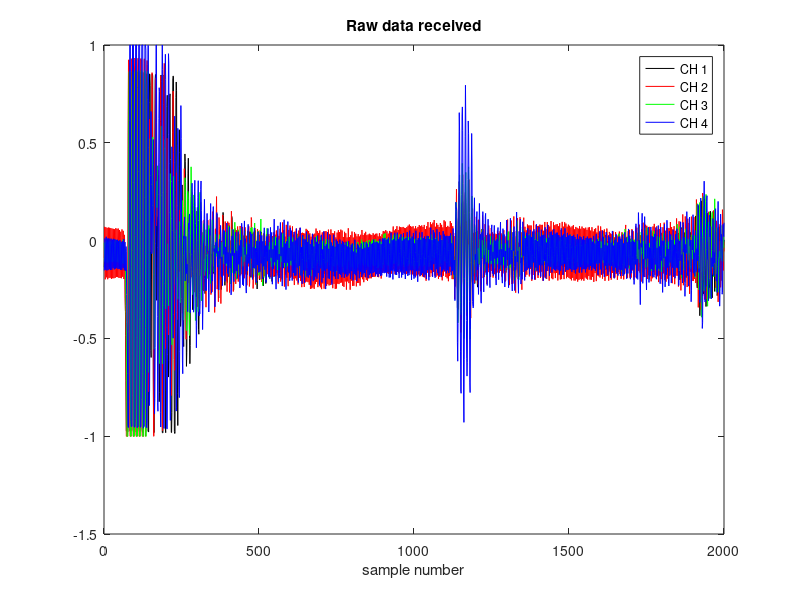

MATLAB code for this plot: (Note: this script raises an error after producing the figure.)
function cpx3_sonar_v4
% by george york
% sends 10KHz pulses, received by 4 channel array, does sonar processing, and plots
% in polar format
% Also can work on canned test data


% Default Parameters
format LONG        % increases the percision of numbers printed on the command line
continuous = 0.0;  % 0 means only do one image; >0 means continuously create sonar images
live = 0.0;        % 0 means artficial data; >0 means live data from A/D board
show_images = 1.0; % 0 means do not show intermediate stages images; 1 means show all images
persist = 0.75;     % ranges from 0.0 for no persistence to 1.0 for maximum persistence

c = 1136;           %speed of sound in air in ft/sec
SampleRate = 100000;
frequency = 10000;  % of pulse
samples_per_cycle = SampleRate / frequency;
N = 2000;           % number of samples taken per sensor; range = about 10 feet
FrameSize = N;
upsample = 2;       % later upsampling by 2
num_elements = 4;   % number of elements in array
cycles = 6;         % number of cycles in transmitted pulse
Fs_out = 44100;     % sample frequency of the output DAC
max_range = 100;    % range of the output display in # of pixels
min_range = 2;      % range blanked on the output display in # of pixels
pulse_length = cycles*samples_per_cycle; % pulse length in number of samples
top    = 0.9;     % top threshold for contrast enhancement (window/level) (must be between 0 and 1) 
bottom = 0.6;     % bottom thrseshold for contrast enhancement (window/level) (must be between 0 and 1)
colormap(gray);   % grayscale images, not color

% CREATE DATA ARRAYS NEEDED FOR FUNCTIONS
% NumBeams = 21; 
NumBeams = (samples_per_cycle*upsample) + 1;  %should be 21 for default case


data2 = zeros(N*upsample,num_elements);
beams = zeros(NumBeams, N*upsample);
demod_I = zeros(NumBeams, N*upsample+10);
demod_Q = zeros(NumBeams, N*upsample+10);
Mag_image = zeros(N*upsample, NumBeams);
persist_image = zeros(max_range,(2*max_range + 1));
SF = zeros(4,1);

% PRECOMPUTE LOOK-UP TABLES TO SPEED UP FUNCTIONS
% -- add your look-up tables here.  They don't cost you any time here


%%create time-gain array for attenuation%%


sampleIndex = 200:1:2000;
sonarDistance = (sampleIndex/SampleRate) * c;
timeGainValue = sonarDistance.^2






%blackman filter coefficients
% For LPF using blackman rectangular filter
WindowLength = 2*samples_per_cycle*upsample; % 2 cycles
a=1:WindowLength;
blackman(a) = 0.42 - 0.5*cos(2*pi*(a-1)/(WindowLength-1)) + 0.08*cos(4*pi*(a-1)/(WindowLength-1));
filter_coef = blackman;

% initialize A/D board, if necessary
if live > 0
    c6x_daq('Init', 'ths1206.out');     % use TI THS1206 EVM
    c6x_daq('FrameSize', N);
    c6x_daq('QueueSize', 2*N);
    SampleRate = c6x_daq('SampleRate', SampleRate);
    numChannels = c6x_daq('NumChannels', 4);
    c6x_daq('TriggerMode', 'Auto');
    c6x_daq('TriggerSlope', '+');
    c6x_daq('TriggerValue', 0.1);
    c6x_daq('TriggerChannel', 0);
    c6x_daq('GetSettings');
    c6x_daq('Version');
end

if live > 0
    % send out test pulse to warm up speaker
    pulse = create_pulse(cycles, frequency, Fs_out);
    sound(pulse,Fs_out);
    pause(1);
end


iii = 1;
game_on = 1;
while game_on > 0
    
    % STAGE 0: TRANSMIT PULSE
    time1 = tic;
    
    if live > 0
        %create pulse to transmit
        pulse = create_pulse(cycles, frequency, Fs_out);
        %send sound out PC speaker port 
        sound(pulse,Fs_out);
        %receive data
        data = c6x_daq('GetFrame');
        time2 = toc(time1);
        if (show_images == 1.0)  % plot pulse
            figure(1);
            plot(pulse);
            title('Transmitted Pulse');
            xlabel('sample number');
            % add labels
        end
    else
        % use canned data
        if continuous == 0
           dataz = load('test_data');
           data = dataz.data;
        else
           dataz = load('test_data3');
           data(1:N,1:num_elements) = dataz.data_frames(1:N,1:num_elements,iii);
        end
        time2 = toc(time1);
    end
    Stage0_transmit_time = time2
    total_time = Stage0_transmit_time;
    total_time = 0;  % don't include transmit pulse since using canned data
    
    % plot received data
    if (show_images == 1.0)
        figure(2);
        P1=plot(data(:,1),'k');
        hold on
        P2=plot(data(:,2),'r');
        P3=plot(data(:,3),'g');
        P4=plot(data(:,4),'b');
        hold off
        legend('CH 1', 'CH 2', 'CH 3', 'CH 4');
        title('Raw data received');
        xlabel('sample number');
    end
    
    % STAGE 1a: Calibrate Start, remove transimitted "bang" and find start of data
    %          - move data up to start of bang
    %          - blank out transmitted pulse (could impact calibration)
    time1 = tic;
 
    [data, data_start, data_end] = cal_start(data, N, pulse_length); 
    
    time2 = toc(time1);
    Stage1a_cal_start_time = time2 
    total_time = total_time + Stage1a_cal_start_time;
    
    % plot modified data
    if (show_images == 1.0)
        figure(3);
        P1=plot(data(:,1),'k');
        hold on
        P2=plot(data(:,2),'r');
        P3=plot(data(:,3),'g');
        P4=plot(data(:,4),'b');
        hold off
        legend('CH 1', 'CH 2', 'CH 3', 'CH 4');
        title('data after blanking and shifting');
        xlabel('sample number');
    end
    
    % STAGE 1b: Self Calibrate Arrays
    %          - remove DC bias
    %          - normalize energy across arrays
    time1 = tic;
 
    [data] = cal_array(data, data_start, data_end); 
    
    time2 = toc(time1);
    Stage1b_cal_array_time = time2
    total_time = total_time + Stage1b_cal_array_time;

    % plot modified data
    if (show_images == 1.0)
        figure(4);
        P1=plot(data(:,1),'k');
        hold on
        P2=plot(data(:,2),'r');
        P3=plot(data(:,3),'g');
        P4=plot(data(:,4),'b');
        hold off
        legend('CH 1', 'CH 2', 'CH 3', 'CH 4');
        title('data after auto-calibate (remove DC and auto-scale)');
        xlabel('sample number');
    end
   
    
  % STAGE 2: Time Gain Compensation
  %  adjust for annenuation of signal over distance
    time1 = tic;
 
    [data] = time_gain_compensation(data, timeGainValue); 
    
    time2 = toc(time1);
    Stage2_TGC_time = time2
    total_time = total_time + Stage2_TGC_time;
    
    % plot modified data
    if (show_images == 1.0)
        figure(5);
        P1=plot(data(:,1),'k');
        hold on
        P2=plot(data(:,2),'r');
        P3=plot(data(:,3),'g');
        P4=plot(data(:,4),'b');
        hold off
        legend('CH 1', 'CH 2', 'CH 3', 'CH 4');
        title('data after time gain compensation');
        xlabel('sample number');
    end

   % STAGE 3: Noise Removal LPF
   %    This is a good place to add a noise removal LPF,
   %    especially to band limit the signal before upsampling
 
   % First plot spectrum of original data
   % (use simple FFT, rect window)
   % only plot channel 1
    if (show_images == 1.0)
        figure(6);
        a = 1:N;
        x = a*(SampleRate/N);
        plot(x, abs(fft(data(:,1))));
        title('channel 1 spectrum (not shifted) before noise smoothing');
        xlabel('frequency (Hz)');
    end
   
    time1 = tic;
 
    [data] = noise_remove_LPF(data); 

    time2 = toc(time1);
    Stage3_noiseLPF_time = time2
    total_time = total_time + Stage3_noiseLPF_time;
    
    % plot modified data
    if (show_images == 1.0)
        figure(7);
        P1=plot(data(:,1),'k');
        hold on
        P2=plot(data(:,2),'r');
        P3=plot(data(:,3),'g');
        P4=plot(data(:,4),'b');
        hold off
        legend('CH 1', 'CH 2', 'CH 3', 'CH 4');
        title('data after noise smoothing');
        xlabel('sample number');
    end
   % Plot spectrum of data after LPF
   % (use simple FFT, rect window)
   % only plot channel 1
    if (show_images == 1.0)
        figure(8);
        a = 1:N;
        x = a*(SampleRate/N);
        plot(x, abs(fft(data(:,1))));
        title('channel 1 spectrum (not shifted) after noise smoothing');
        xlabel('frequency (Hz)');
    end
   
    

   % STAGE 4: Upsampling
   %    Upsampling is done to increase the number of beams after
   %    beamforming (assuming simple delay-add beamforming)
   %    Assuming signal is bandlimited (by stage 5), upsampling
   %    can be done my (1) padding with zeroes between samples
   %    (2) then low pass filter the signal "images" created
   %
   %    Note: Dr York's routine is fixed for upsamping by "2".
   %    Call routine multiple times to upsample by 4, 8, 16, etc.
    time1 = tic;
 
    [data2] = upsampling(data, upsample); 

    time2 = toc(time1);
    Stage4_upsample_time = time2
    total_time = total_time + Stage4_upsample_time;
    
    % plot modified data
    if (show_images == 1.0)
        figure(9);
        P1=plot(data2(:,1),'k');
        hold on
        P2=plot(data2(:,2),'r');
        P3=plot(data2(:,3),'g');
        P4=plot(data2(:,4),'b');
        hold off
        legend('CH 1', 'CH 2', 'CH 3', 'CH 4');
        title('data after upsample');
        xlabel('sample number');
    end
   % Plot spectrum of data after upsample
   % (use simple FFT, rect window)
   % only plot channel 1
    if (show_images == 1.0)
        figure(10);
        a = 1:((N*upsample));
        x = a*(SampleRate/N);
        plot(x, abs(fft(data2(:,1))));
        title('channel 1 spectrum (not shifted) after upsample');
        xlabel('frequency (Hz)');
    end
   
   
    % STAGE 5:  Beamforming
    % Convert the data from the 4 channels into 21 "beams" using simple
    % delay-sum beamforming
    time1 = tic;
 
    [beams] = beamform(data2, NumBeams, FrameSize*upsample, num_elements);

    time2 = toc(time1);
    Stage5_beamform_time = time2
    total_time = total_time + Stage5_beamform_time;
    
    % plot modified data
    if (show_images == 1.0)
        figure(11);
        P1=plot(beams(11,:),'k');
        hold on
        P2=plot(beams(15,:),'r');
        hold off
        legend('broadside', 'off angle');
        title('Beams k=0 (broadside) and k=4 (off angle)');
        xlabel('sample number');
    end
   % Plot spectrum of broadside beam 
   % (use simple FFT, rect window)
   % only plot channel 1
    if (show_images == 1.0)
        figure(12);

        % a = 1:3984;
        a = 1:(FrameSize*upsample);
        %a = 1:beamlength;
        x = a*(SampleRate/N);
        %length(x)
        %length(abs(fft(beams(11,:))))
        plot(x, abs(fft(beams(11,:))));
        title('Spectrum of Broadside Beam');
        xlabel('frequency (Hz)');
    end
   
    % Plot image of beamformed data
    if (show_images == 1.0)
       figure(13);
       colormap(gray);
       imagesc(transpose(beams));
       title('Image of Beamformed Data');
       xlabel('Beams (each corresponds to a different angle)');
       ylabel('Distance (really sample number)');
   end
    
    
    
   % STAGE 6: Demodulate (get signal envelope or echo image)
   % This is done in 3 substages.  We use a quadrature detector (I + jQ)
   % because we cannot guarrentee to be in phase with the pulse.
   % STAGE 6a: Quad Demod Mixing
   % Demodulate the echo image by finding the envelope of the carrier pulse
   % First, multiply by the carrier (cos + jsin)
   % This moves the echo signal to DC and makes another copy at twice the
   % carrier frequency.
   % STAGE 6b: Quad Demod LPF
   %  LPF to remove harmonic at twice f, keeping DC component
   %  Convolves data with Filter_coef of length WindowLength
   % STAGE 6c: Find magnitude (echo image) from imaginary
   %           Find magnitude of I + jQ
   
   time1 = tic;

   [demod_I, demod_Q] = quad_demod_mix(beams, NumBeams, FrameSize*upsample, frequency, SampleRate*upsample );
   [demod_I_LPF, demod_Q_LPF] = quad_demod_LPF(demod_I, demod_Q, NumBeams, FrameSize*upsample, WindowLength, filter_coef);
   [Mag_image] = magnitude(demod_I_LPF, demod_Q_LPF, NumBeams, FrameSize*upsample);

   time2 = toc(time1);
   Stage6_demod_time = time2
   total_time = total_time + Stage6_demod_time;
   
    % plot modified data
    if (show_images == 1.0)
        figure(14);
        P1=plot(demod_I(11,:),'k');
        hold on
        P2=plot(demod_I(15,:),'r');
        hold off
        legend('broadside', 'off angle');
        title('After Mixing with cosine: component of Beams k=0 (broadside) and k=4 (off angle)');
        xlabel('sample number');
    end
   % Plot spectrum of broadside beam 
   % (use simple FFT, rect window)
   % only plot channel 1
    if (show_images == 1.0)
        figure(15);

        % a = 1:3984;
        a = 1:(FrameSize*upsample);
        %a = 1:beamlength;
        x = a*(SampleRate/N);
        %length(x)
        %length(abs(fft(beams(11,:))))
        plot(x, abs(fft(demod_I(11,:))));
        title('Spectrum of Broadside component of Beam after Mixing: ');
        xlabel('frequency (Hz)');
    end
   
    % Plot image of beamformed data
    if (show_images == 1.0)
       figure(16);
       colormap(gray);
       imagesc(transpose(demod_I));
       title('Image of component of Beamformed Data After Mixing: ');
       xlabel('Beams (each corresponds to a different angle)');
       ylabel('Distance (really sample number)');
   end
       % plot modified data

    if (show_images == 1.0)
        figure(17);
        P1=plot(demod_I_LPF(11,:),'k');
        hold on
        P2=plot(demod_I_LPF(15,:),'r');
        hold off
        legend('broadside', 'off angle');
        title('After Quad MLPF: I component of Beams k=0 (broadside) and k=4 (off angle)');
        xlabel('sample number');
    end
   % Plot spectrum of broadside beam 
   % (use simple FFT, rect window)
   % only plot channel 1
    if (show_images == 1.0)
        figure(18);

        % a = 1:3984;
        a = 1:(FrameSize*upsample);
        %a = 1:beamlength;
        x = a*(SampleRate/N);
        %length(x)
        %length(abs(fft(beams(11,:))))
        plot(x, abs(fft(demod_I_LPF(11,:))));
        title('Spectrum of Broadside I component of Beam after Quad LPF: ');
        xlabel('frequency (Hz)');
    end
   
    % Plot image of beamformed data
    if (show_images == 1.0)
       figure(19);
       colormap(gray);
       imagesc(transpose(demod_I_LPF));
       title('Image of I component of Beamformed Data After Quad LPF: ');
       xlabel('Beams (each corresponds to a different angle)');
       ylabel('Distance (really sample number)');
   end
   
    if (show_images == 1.0)
        figure(20);
        P1=plot(Mag_image(11,:),'k');
        hold on
        P2=plot(Mag_image(15,:),'r');
        hold off
        legend('broadside', 'off angle');
        title('After demodulation: Beams k=0 (broadside) and k=4 (off angle)');
        xlabel('sample number');
    end
   % Plot spectrum of broadside beam 
   % (use simple FFT, rect window)
   % only plot channel 1
    if (show_images == 1.0)
        figure(21);

        % a = 1:3984;
        a = 1:(FrameSize*upsample);
        %a = 1:beamlength;
        x = a*(SampleRate/N);
        %length(x)
        %length(abs(fft(beams(11,:))))
        plot(x, abs(fft(Mag_image(11,:))));
        title('Spectrum of Broadside Beam after Demodulation: ');
        xlabel('frequency (Hz)');
    end
   
    % Plot image of beamformed data
    if (show_images == 1.0)
       figure(22);
       colormap(gray);
       imagesc(transpose(Mag_image));
       title('Echo Image After Demodulation: ');
       xlabel('Beams (each corresponds to a different angle)');
       ylabel('Distance (really sample number)');
   end
   

   % fprintf('add proper downsampling?');
   
   % STAGE 7: Scan Conversion 
   %   Properly plot the "beams" in their actual spatial geometry
   %   Requires a polar conversion (beam data is stored in a rectangular
   %   array, but must be plotted polar).  Also requires interpolating
   %   pixels that lie in between beam lines.
   %
   %   This can be greatly speeded up by precomputing lookup tables
   
   % scale pixel magnitude to match my scan conversion thresholds
   the_max = max(max(Mag_image));
   Mag_image = Mag_image ./ the_max;
   Mag_image = Mag_image .* 36;
   
   time1 = tic;
   
   [sc_image] = scan_conversion(Mag_image, NumBeams, FrameSize*upsample, min_range, max_range);

   time2 = toc(time1);
   Stage7_scan_conversion_time = time2   
   total_time = total_time + Stage7_scan_conversion_time;
  
    % Plot scan converted echo image
    if (show_images == 1.0)
       figure(23);
       axis equal
       colormap(gray);
       imagesc(sc_image);
       title('Scan Converted Echo Image');
       xlabel('Distance Along Array');
       ylabel('Distance From Array');
   end
   
   fprintf('need to plot real distances');
   
   % STAGE 8: Image Enhancement
   %    such as speckle reduction or edge enhancement?
   
   
   
   % STAGE 9: Constrast/Brightness 
   %   This function warp's the dynamic range of the image intensity
   %   to emphasis features of interest.  There are many ways to do this
   %   such as:
   %          - logrithmic compression:  I = exp(I)
   %          - "window/level" (known as imadjust in matlab)
   %          - histeq (in matlab)

   % first look at histogram of image before contrast enhancement
   if (show_images == 1.0)
       figure(24);
       % turn image into 1-D vector
       image_vector = sc_image(1,:);
       for y=2:max_range
           image_vector = [image_vector sc_image(y,:)];
       end
       hist(image_vector,256);   
       title('Histogram of Echo Image before contrast enhanced');
       xlabel('Grey levels in image');
       ylabel('# of times each level occurred');
   end

   time1 = tic;
   
   % do "window-level"
   [sc_image] = contrast(sc_image, 2*max_range + 1, max_range, bottom, top);

   time2 = toc(time1);
   Stage9_contrast_time = time2 
   total_time = total_time + Stage9_contrast_time;
   
   %  look at histogram of image after contrast enhancement
   if (show_images == 1.0)
       figure(25);
       % turn image into 1-D vector
       image_vector = sc_image(1,:);
       for y=2:max_range
           image_vector = [image_vector sc_image(y,:)];
       end
       hist(image_vector,256);   
       title('Histogram of Echo Image after contrast enhanced');
       xlabel('Grey levels in image');
       ylabel('# of times each level occurred');
   end   

   % Plot scan converted echo image
   if (show_images == 1.0)
       figure(26);
       axis equal
       colormap(gray);
       imagesc(sc_image);
       title('Echo Image after contrast enhancement');
       xlabel('Distance Along Array');
       ylabel('Distance From Array');
   end
 
    
   % STAGE 10: Persistence (IIR Filter)
   %    A low pass filter over time can be done known as Persistence.
   %    Persistence is averaging the previous output image with the newly
   %    calculated image.  By changing the weight of the old vs new you
   %    can change the amount of persistence (or how long it takes old
   %    stuff to fade in the image over time).  This filter is great for
   %    remove speckle noise for slowly moving (or none moving) targets.
   %    However, it causes blurring of fast moving targets.
   
   if (persist == 0)
       
       figure(27);
       axis equal
       colormap(gray);
       imagesc(sc_image);
       title('Final Echo Image');
       xlabel('Distance Along Array');
       ylabel('Distance From Array');
       drawnow
   else
       % alternative data for persistence
       %sc_image = rand(max_range, 2*max_range + 1);
       %sc_image(25:30,47:53) = 0.5 * ones(6,7);
       
       time1 = tic;
       
       %persistence filter
       [persist_image] = persistence(sc_image, persist_image, 2*max_range + 1, max_range, persist);
       
       time2 = toc(time1);
       Stage10_persist_time = time2 
       total_time = total_time + Stage10_persist_time;
      
       figure(27);
       axis equal
       colormap(gray);
       imagesc(persist_image);
       title('Final Echo Image after persistence');
       xlabel('Distance Along Array');
       ylabel('Distance From Array');
       drawnow
   	% drawnow
    
   end
   
   % STAGE 11: Tracking and/or Velocity Estimation
   %    
   %    Various methods?
   %    - Sliding FFT (maybe FFT over 8 frames)for doppler
   %           doppler frequency shift porportional to velocity.
   %           are 8 frequency bins enough to detect velocity?
   %    - Correlation: with expected returned pulse shape
   %            see Matlab's xcorr (1-D) or xcorr2 (2-D)
   %         1-D options
   %         -- along beams before demodulation (pulse is 6 cycles of
   %         sinusiod)
   %         -- along beams after demodulation (pulse is a "rect" of length
   %         of 6 cycles of the sinusiod)
   %         2-D options
   %         -- image after scan conversion (need to estimate "blob" size)
   %    - Other image processing type tracking algorithm?
   %
   %    How to display?  most useful is to plot a color graphic (like a dot
   %    or cross-hairs) on sonar image, showing where you estimate target
   %    is on sonar image.
   %
   %    Measure velocity?  could calculate how far target moved between
   %    images
   %
   
   
   
   total_time
   iii = iii + 1;
   if (iii == 2)
       stage1_time = Stage1a_cal_start_time + Stage1b_cal_array_time;
       stage2_time = Stage2_TGC_time;
       stage3_time = Stage3_noiseLPF_time;
       stage4_time = Stage4_upsample_time;
       stage5_time = Stage5_beamform_time;
       stage6_time = Stage6_demod_time;
       stage7_time = Stage7_scan_conversion_time;
       stage9_time = Stage9_contrast_time;
       stage10_time = Stage10_persist_time;
   end
   if (continuous == 0)
        game_on = 0;
   else
      if (iii > 2)
          temp_time = Stage1a_cal_start_time + Stage1b_cal_array_time;
          stage1_time = [stage1_time temp_time];
          stage2_time = [stage2_time Stage2_TGC_time];
          stage3_time = [stage3_time Stage3_noiseLPF_time];
          stage4_time = [stage4_time Stage4_upsample_time];
          stage5_time = [stage5_time Stage5_beamform_time];
          stage6_time = [stage6_time Stage6_demod_time];
          stage7_time = [stage7_time Stage7_scan_conversion_time];
          stage9_time = [stage9_time Stage9_contrast_time];
          stage10_time = [stage10_time Stage10_persist_time];
      end
      if iii == 142   % for test_data3
          game_on = 0.0;
      end
               
    end
    

end % while
Stage1_average = mean(stage1_time)
Stage2_average = mean(stage2_time)
Stage3_average = mean(stage3_time)
Stage4_average = mean(stage4_time)
Stage5_average = mean(stage5_time)
Stage6_average = mean(stage6_time)
Stage7_average = mean(stage7_time)
Stage9_average = mean(stage9_time)
Stage10_average = mean(stage10_time)






